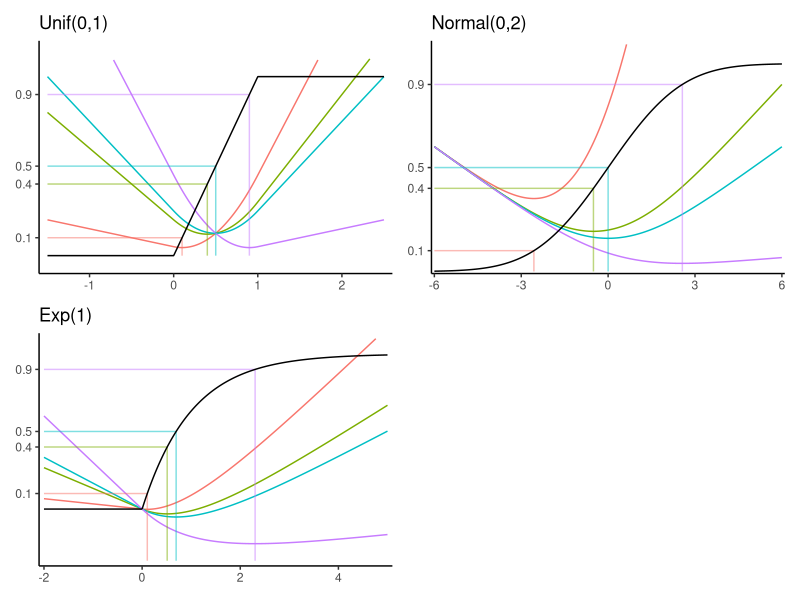

Write R code to recreate this figure.
## ---- chunk 1
knitr::opts_chunk$set(
    echo = FALSE, 
    message = FALSE, 
    warning = FALSE,
    fig.width=10, 
    fig.height=6)
library(tidyverse)
library(patchwork)
## ---- chunk 2
unif_loss <- function(alpha, min, max) {
  f <- function(x){
    (x <= min)*(-alpha)*(x - (max+min)/2) +
    ((min < x) & (x < max))*.5*((1/(max-min))*(x - (min+alpha*(max-min)))^2 + alpha*(1-alpha)*(max-min)) +
    (x >= max)*(1-alpha)*(x - (max+min)/2)
  }
  return(f)
}
plot_loss <- function(
    alphas,
    lossfun, 
    parms, 
    pfun, 
    qfun,
    mag, 
    xl, 
    xr,
    yb,
    yexpand = c(0,.1)) {
  p <- ggplot() + xlim(xl,xr)+ map(
    alphas,
    function(alpha) {
      geom_function(aes(color = as_factor(alpha)), 
                    fun = rlang::exec(lossfun, alpha, !!!parms), n = 500)
    }
  ) + map(
    alphas,
    function(alpha) {   
      geom_segment(aes(color = as_factor(alpha), 
                       x = rlang::exec(qfun, alpha, !!!parms), 
                       y = yb,
                       xend = rlang::exec(qfun, alpha, !!!parms),
                       yend = mag*alpha),
                   alpha = .5)
    }
  ) + map(
    alphas,
    function(alpha) {
      geom_segment(aes(color = as_factor(alpha),
                       x = rlang::exec(qfun, alpha, !!!parms),
                       y = mag*alpha,
                       xend = xl, 
                       yend = mag*alpha),
                   alpha = .5)
    }
  ) + 
    geom_function(fun = function(q) mag*rlang::exec(pfun, q, !!!parms), n=500) +
    scale_y_continuous(expand = yexpand,
                       labels = function(y) y/mag, 
                       breaks = mag*alphas, 
                       limits = c(yb, mag*1.1)) +
    scale_x_continuous(expand = c(0,.1), limits = c(xl,xr)) +
    theme_classic() +
    theme(legend.position = "none",
          axis.title = element_blank())
  return(p)
}

alphas = c(.1,.4,.5,.9)
p_unif <- plot_loss(
  alphas = alphas,
  lossfun = unif_loss, 
  parms = list(min = 0, max = 1), 
  pfun = punif, 
  qfun = qunif,
  mag = 1, 
  xl = -1.5, 
  xr = 2.5,
  yb = 0
  ) + ggtitle("Unif(0,1)")
## ---- chunk 3
norm_loss <- function(alpha, mean, sd) {
  f <- function(x){
    alpha^(-1)*((pnorm(x, mean, sd)-alpha)*(x-mean) + sd^2*dnorm(x,mean,sd))
  }
  return(f)
}
parms = list(mean = 0, sd = 2)
p_norm <- plot_loss(
    alphas = alphas,
    lossfun = norm_loss, 
    parms = parms, 
    pfun = pnorm, 
    qfun = qnorm,
    mag = 10, 
    xl = -6, 
    xr = 6,
    yb = 0
) + ggtitle("Normal(0,2)")
## ---- chunk 4
exp_loss <- function(alpha, rate) {
  f <- function(x){
    ((exp(-x*rate)*rate^(-1) + x - rate^(-1)))*(x>0) - alpha*x
  }
  return(f)
}
parms = list(rate = 1)
p_exp <- plot_loss(
    alphas = alphas,
    lossfun = exp_loss, 
    parms = parms, 
    pfun = pexp, 
    qfun = qexp,
    mag = 3, 
    xl = -2, 
    xr = 5,
    yb = -1
) + ggtitle("Exp(1)")
## ---- chunk 5
p_unif + p_norm + p_exp + plot_layout(ncol = 2)
